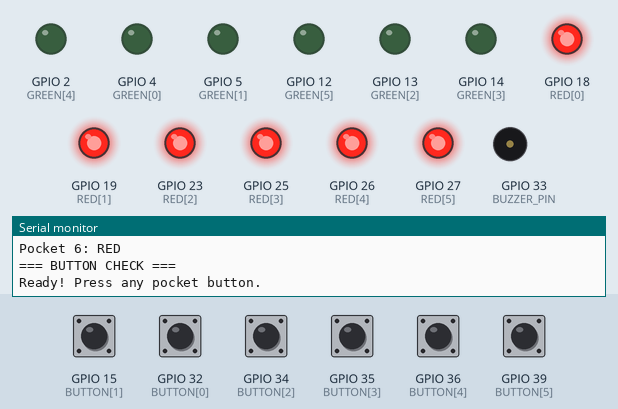
The sketch below on a simulated ESP32. Shown: output pins drawn as LEDs (lit = HIGH), buzzer (waves = sounding), the last lines printed to the serial monitor. The test bench sets the inputs (shaded band); at power-on: GPIO 15 (BUTTON[1]), GPIO 32 (BUTTON[0]), GPIO 34 (BUTTON[2]), GPIO 35 (BUTTON[3]), GPIO 36 (BUTTON[4]), GPIO 39 (BUTTON[5]) HIGH.

Above: at 7.7 s.
7.8 s: GPIO 15 (BUTTON[1]) pulled LOW for 1 s
At 8.6 s:
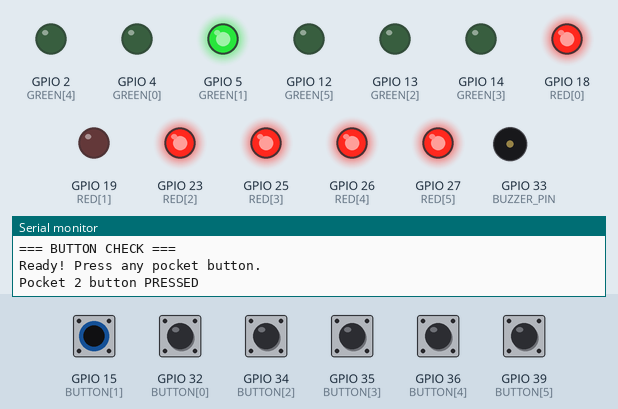
10.3 s: GPIO 32 (BUTTON[0]) pulled LOW for 0.15 s
At 10.37 s:
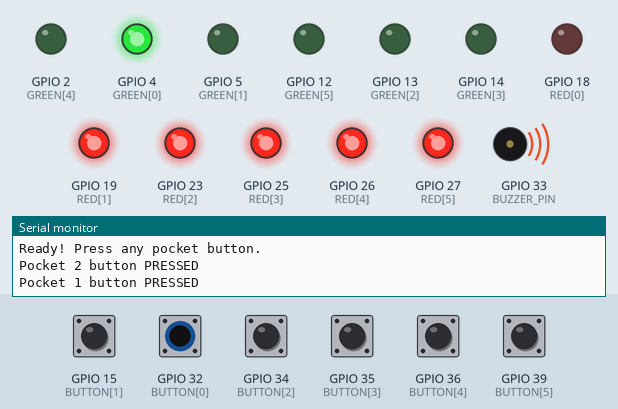
11.9 s: GPIO 34 (BUTTON[2]) pulled LOW for 0.15 s
At 11.97 s:
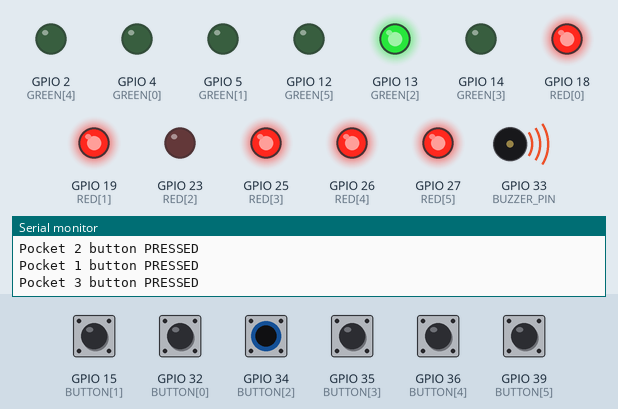
13.5 s: GPIO 35 (BUTTON[3]) pulled LOW for 0.15 s
At 13.57 s:
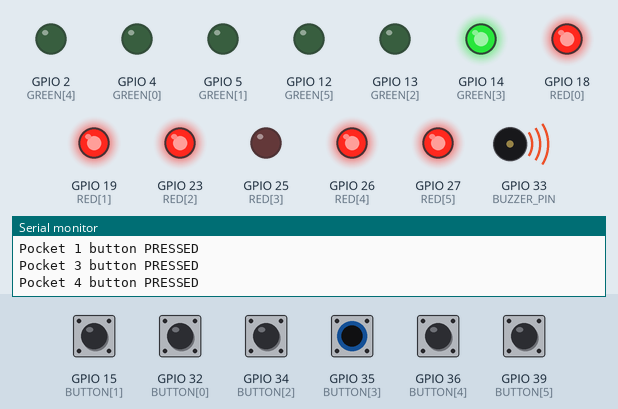
15.1 s: GPIO 36 (BUTTON[4]) pulled LOW for 0.15 s
At 15.17 s:
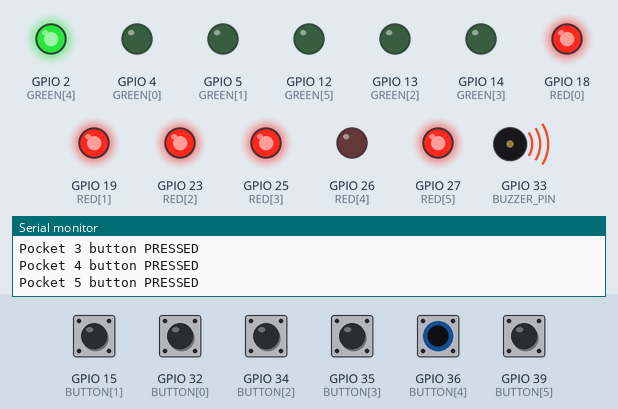
16.7 s: GPIO 39 (BUTTON[5]) pulled LOW for 0.15 s
At 16.77 s:
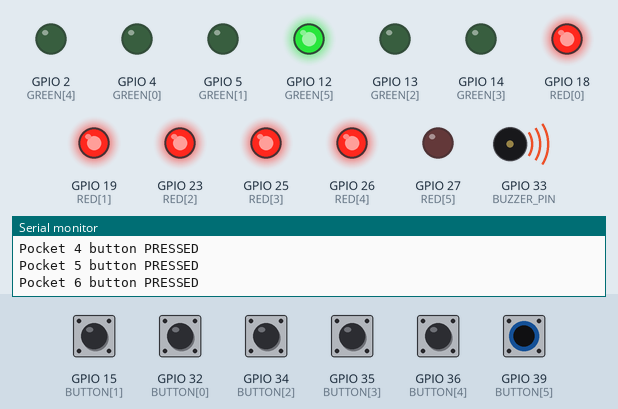
Timing chart, 0 to 19.3 s (numbered marks = the images above; inputs shaded):
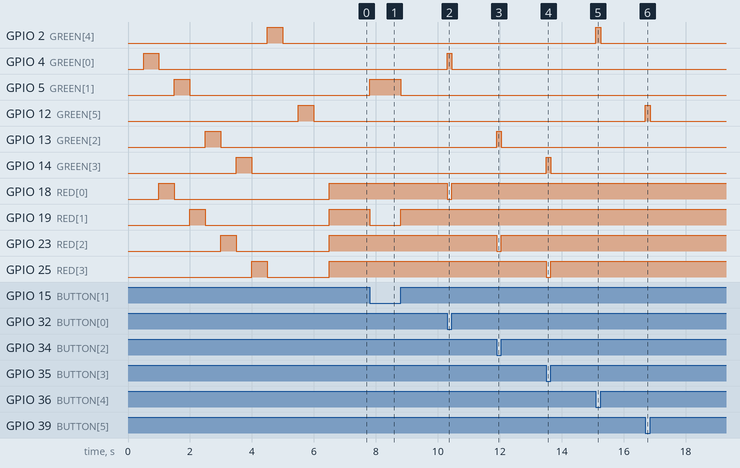

Measured:
- after the input at 7.8 s, GPIO 5 (GREEN[1]): LOW → HIGH at once, → LOW 1.0 s later; GPIO 19 (RED[1]): HIGH → LOW at once, → HIGH 1.0 s later; tone on GPIO 33 (BUZZER_PIN): silent → 1000 Hz at once, → silent 0.15 s later
- after the input at 10.3 s, GPIO 4 (GREEN[0]): LOW → HIGH at once, → LOW 0.15 s later; GPIO 18 (RED[0]): HIGH → LOW at once, → HIGH 0.15 s later; tone on GPIO 33 (BUZZER_PIN): silent → 800 Hz at once, → silent 0.15 s later
- after the input at 11.9 s, GPIO 13 (GREEN[2]): LOW → HIGH at once, → LOW 0.15 s later; GPIO 23 (RED[2]): HIGH → LOW at once, → HIGH 0.15 s later; tone on GPIO 33 (BUZZER_PIN): silent → 1200 Hz at once, → silent 0.15 s later
- after the input at 13.5 s, GPIO 14 (GREEN[3]): LOW → HIGH at once, → LOW 0.15 s later; GPIO 25 (RED[3]): HIGH → LOW at once, → HIGH 0.15 s later; tone on GPIO 33 (BUZZER_PIN): silent → 1400 Hz at once, → silent 0.15 s later
- after the input at 15.1 s, GPIO 2 (GREEN[4]): LOW → HIGH at once, → LOW 0.15 s later; GPIO 26 (RED[4]): HIGH → LOW at once, → HIGH 0.15 s later; tone on GPIO 33 (BUZZER_PIN): silent → 1600 Hz at once, → silent 0.15 s later
- after the input at 16.7 s, GPIO 12 (GREEN[5]): LOW → HIGH at once, → LOW 0.15 s later; GPIO 27 (RED[5]): HIGH → LOW at once, → HIGH 0.15 s later; tone on GPIO 33 (BUZZER_PIN): silent → 1800 Hz at once, → silent 0.15 s later

The sketch:

03_six_pocket_wiring_test.ino
```cpp
// Carnival Cue - 6 pocket wiring test

const int GREEN[6]  = {4, 5, 13, 14, 2, 12};
const int RED[6]    = {18, 19, 23, 25, 26, 27};
const int BUTTON[6] = {32, 15, 34, 35, 36, 39};
const int BUZZER_PIN = 33;

bool lastPressed[6] = {false};
unsigned long lastHit[6] = {0};
const unsigned long DEBOUNCE_MS = 300;

void allOff() {
  for (int i = 0; i < 6; i++) {
    digitalWrite(GREEN[i], LOW);
    digitalWrite(RED[i], LOW);
  }
}

void setup() {
  Serial.begin(115200);
  delay(500);

  for (int i = 0; i < 6; i++) {
    pinMode(GREEN[i], OUTPUT);
    pinMode(RED[i], OUTPUT);
    // 32 and 15 have built-in pull-ups; 34, 35, 36, 39 use the 10k resistors
    if (BUTTON[i] == 32 || BUTTON[i] == 15) pinMode(BUTTON[i], INPUT_PULLUP);
    else pinMode(BUTTON[i], INPUT);
  }
  allOff();

  // ---- LED test: each pocket green, then red ----
  Serial.println("=== LED TEST ===");
  for (int i = 0; i < 6; i++) {
    Serial.printf("Pocket %d: GREEN\n", i + 1);
    digitalWrite(GREEN[i], HIGH);
    delay(500);
    digitalWrite(GREEN[i], LOW);

    Serial.printf("Pocket %d: RED\n", i + 1);
    digitalWrite(RED[i], HIGH);
    delay(500);
    digitalWrite(RED[i], LOW);
  }

  // ---- Check for stuck buttons ----
  Serial.println("=== BUTTON CHECK ===");
  for (int i = 0; i < 6; i++) {
    if (digitalRead(BUTTON[i]) == LOW) {
      Serial.printf("WARNING: Pocket %d button reads PRESSED without touching it. Check wiring / 10k resistor.\n", i + 1);
    }
  }

  // All red = ready
  for (int i = 0; i < 6; i++) digitalWrite(RED[i], HIGH);
  Serial.println("Ready! Press any pocket button.");
}

void loop() {
  for (int i = 0; i < 6; i++) {
    bool pressed = (digitalRead(BUTTON[i]) == LOW);

    if (pressed && !lastPressed[i] && millis() - lastHit[i] > DEBOUNCE_MS) {
      lastHit[i] = millis();
      Serial.printf("Pocket %d button PRESSED\n", i + 1);

      // That pocket turns green, beep pitch goes up with pocket number
      digitalWrite(RED[i], LOW);
      digitalWrite(GREEN[i], HIGH);
      tone(BUZZER_PIN, 800 + i * 200, 150);
    }

    if (!pressed && lastPressed[i]) {
      // Back to red when released
      digitalWrite(GREEN[i], LOW);
      digitalWrite(RED[i], HIGH);
    }

    lastPressed[i] = pressed;
  }
}
```
